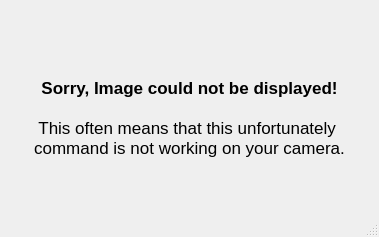
<?xml version="1.0" encoding="UTF-8"?>
<ui version="4.0">
 <class>ImageDisplayDialog</class>
 <widget class="QDialog" name="ImageDisplayDialog">
  <property name="geometry">
   <rect>
    <x>0</x>
    <y>0</y>
    <width>379</width>
    <height>237</height>
   </rect>
  </property>
  <property name="sizePolicy">
   <sizepolicy hsizetype="Minimum" vsizetype="Minimum">
    <horstretch>0</horstretch>
    <verstretch>0</verstretch>
   </sizepolicy>
  </property>
  <property name="windowTitle">
   <string>Dialog</string>
  </property>
  <property name="sizeGripEnabled">
   <bool>true</bool>
  </property>
  <layout class="QHBoxLayout" name="horizontalLayout">
   <property name="spacing">
    <number>0</number>
   </property>
   <property name="margin">
    <number>0</number>
   </property>
   <item>
    <widget class="QLabel" name="label">
     <property name="text">
      <string>&lt;!DOCTYPE HTML PUBLIC &quot;-//W3C//DTD HTML 4.0//EN&quot; &quot;http://www.w3.org/TR/REC-html40/strict.dtd&quot;&gt;
&lt;html&gt;&lt;head&gt;&lt;meta name=&quot;qrichtext&quot; content=&quot;1&quot; /&gt;&lt;style type=&quot;text/css&quot;&gt;
p, li { white-space: pre-wrap; }
&lt;/style&gt;&lt;/head&gt;&lt;body style=&quot; font-family:'Lucida Grande'; font-size:13pt; font-weight:400; font-style:normal;&quot;&gt;
&lt;p style=&quot; margin-top:0px; margin-bottom:0px; margin-left:0px; margin-right:0px; -qt-block-indent:0; text-indent:0px;&quot;&gt;&lt;span style=&quot; font-weight:600;&quot;&gt;Sorry, Image could not be displayed!&lt;/span&gt;&lt;/p&gt;
&lt;p style=&quot;-qt-paragraph-type:empty; margin-top:0px; margin-bottom:0px; margin-left:0px; margin-right:0px; -qt-block-indent:0; text-indent:0px;&quot;&gt;&lt;/p&gt;
&lt;p style=&quot; margin-top:0px; margin-bottom:0px; margin-left:0px; margin-right:0px; -qt-block-indent:0; text-indent:0px;&quot;&gt;This often means that this unfortunately &lt;/p&gt;
&lt;p style=&quot; margin-top:0px; margin-bottom:0px; margin-left:0px; margin-right:0px; -qt-block-indent:0; text-indent:0px;&quot;&gt;command is not working on your camera.&lt;/p&gt;&lt;/body&gt;&lt;/html&gt;</string>
     </property>
     <property name="scaledContents">
      <bool>true</bool>
     </property>
     <property name="alignment">
      <set>Qt::AlignCenter</set>
     </property>
    </widget>
   </item>
  </layout>
 </widget>
 <resources/>
 <connections/>
</ui>
